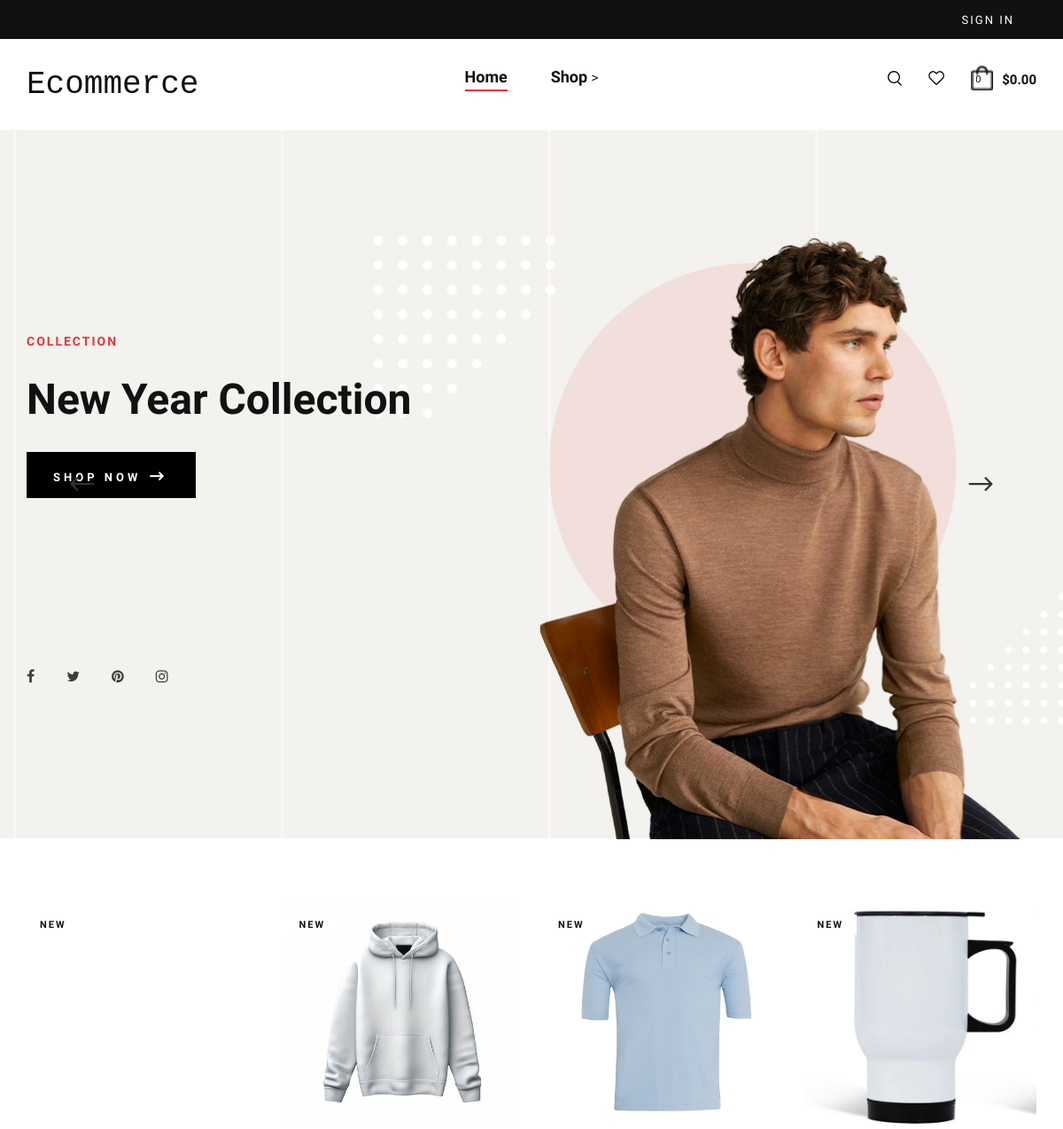
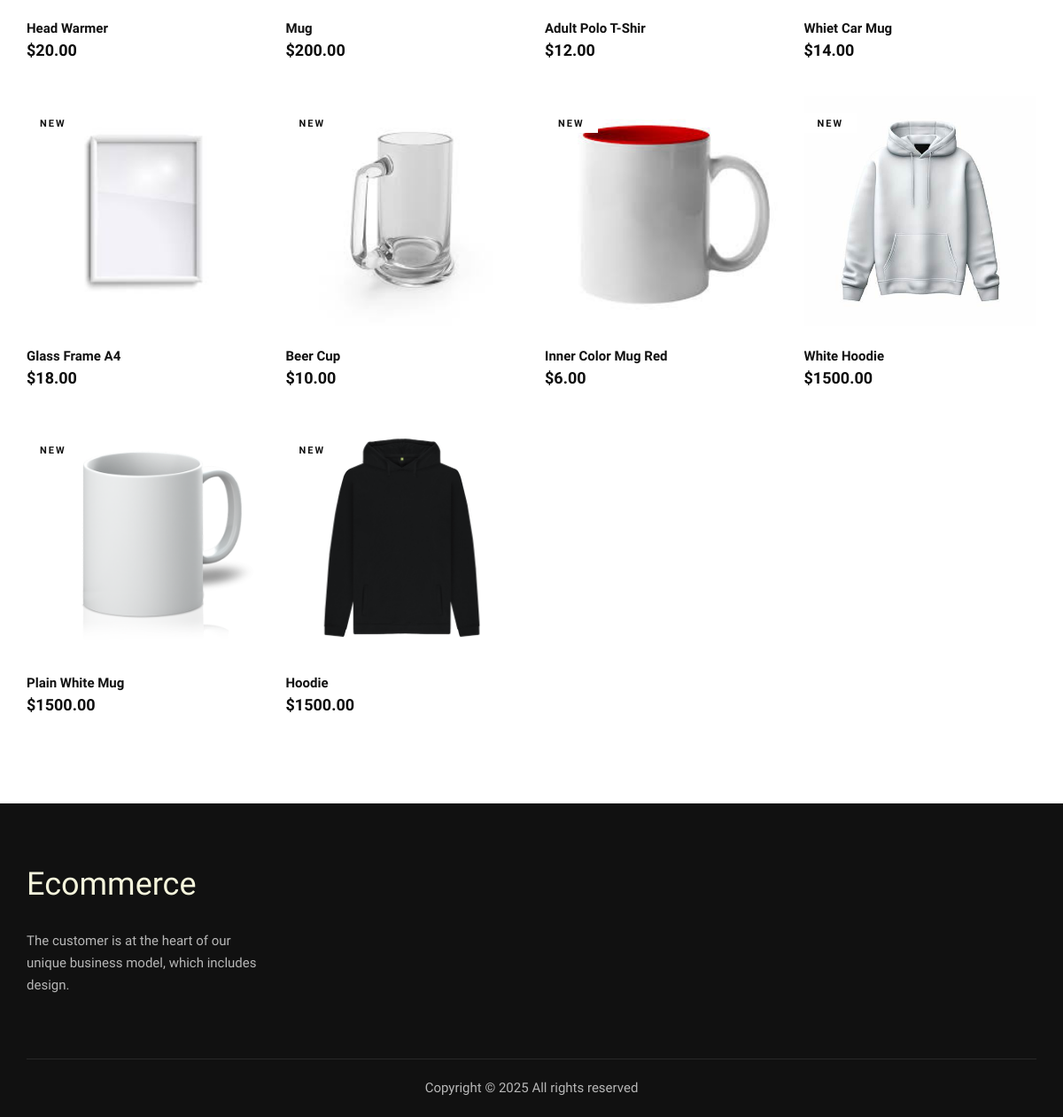
The page / on the database its author committed (2 pictures, top to bottom).
### products/models.py (models this page shows, shortened)
class Product(models.Model):
    name = models.CharField(max_length=255)
    description = models.TextField(null=True)
    price = models.DecimalField(max_digits=10, decimal_places=2)
    category = models.ForeignKey(Category, on_delete=models.CASCADE)
    customizable = models.BooleanField(default=True)
    image = models.ImageField(upload_to='images/')
    customizable_image = models.ImageField(upload_to='images/', null=True)
    stock = models.PositiveBigIntegerField()

### products/views.py (the view)
# urls.py: path('', views.index, name='index'),
def index(request):
    if request.method == 'POST':
        return shop(request)
    product = Product.objects.all().order_by('-id')
    return render(request, 'base/base.html', context={'products': product})

### products/templates/base/base.html (shortened to what this page needs)
<!DOCTYPE html>
<html lang="zxx">
<head>
    {% load static %}
    <link rel="stylesheet" href="{% static 'css/bootstrap.min.css' %}" type="text/css">
    <link rel="stylesheet" href="{% static 'css/font-awesome.min.css' %}" type="text/css">
    <link rel="stylesheet" href="{% static 'css/elegant-icons.css' %}" type="text/css">
    <link rel="stylesheet" href="{% static 'css/magnific-popup.css' %}" type="text/css">
    <link rel="stylesheet" href="{% static 'css/nice-select.css' %}" type="text/css">
    <link rel="stylesheet" href="{% static 'css/owl.carousel.min.css' %}" type="text/css">
    <link rel="stylesheet" href="{% static 'css/slicknav.min.css' %}" type="text/css">
    <link rel="stylesheet" href="{% static 'css/style.css' %}" type="text/css">
</head>
<body>
    <header class="header">
        <div class="header__top">
            <div class="container">
                <div class="row">
                    <div class="col-lg-6 col-md-7">
                    </div>
                    <div class="col-lg-6 col-md-5">
                        <div class="header__top__right">
                            <div class="header__top__links">
                                {% if user.is_authenticated %}
                                <a href="#">{{ user.username }}</a>
                                {% else %}
                                <a href="{% url 'login' %}"> Sign In</a>
                                {% endif %}
                            </div>
                        </div>
                    </div>
                </div>
            </div>
        </div>
        <div class="container">
            <div class="row">
                <div class="col-lg-3 col-md-3">
                    <div class="header__logo">
                        <a href="{% url 'index' %}"><h2 style="font-family: 'Courier New', Courier, monospace;">Ecommerce</h2></a>
                    </div>
                </div>
                <div class="col-lg-6 col-md-6">
                    <nav class="header__menu mobile-menu">
                        <ul>
                            <li class="active"><a href="{% url 'index' %}">Home</a></li>
                            <li><a href="{% url 'shop' %}">Shop</a></li>
>
                        </ul>
                    </nav>
                </div>
                <div class="col-lg-3 col-md-3">
                    <div class="header__nav__option">
                        <a href="#" class="search-switch"><img src="{% static 'img/icon/search.png' %}" alt=""></a>
                        <a href="#"><img src="{% static 'img/icon/heart.png' %}" alt=""></a>
                        <a href="{% url 'cart' %}"><img src="{% static 'img/icon/cart.png' %}" style="width: 25px;" alt=""> <span class="cart-count">0</span></a>
                        <div class="price">$0.00</div>
                    </div>
                </div>
            </div>
        </div>
    </header>
    {% block base %}
    <section class="hero">
        <div class="hero__slider owl-carousel">
            <div class="hero__items set-bg" data-setbg="{% static 'img/hero/hero-1.jpg' %}">
                <div class="container">
                    <div class="row">
                        <div class="col-xl-5 col-lg-7 col-md-8">
                            <div class="hero__text">
                                <h6>Collection</h6>
                                <h2>New Year Collection</h2>
                                <a href="{% url 'shop' %}" class="primary-btn">Shop now <span class="arrow_right"></span></a>
                                <div class="hero__social">
                                    <a href="#"><i class="fa fa-facebook"></i></a>
                                    <a href="#"><i class="fa fa-twitter"></i></a>
                                    <a href="#"><i class="fa fa-pinterest"></i></a>
                                    <a href="#"><i class="fa fa-instagram"></i></a>
                                </div>
                            </div>
                        </div>
                    </div>
                </div>
            </div>
        </div>
    </section>
<div style="padding: 10px;">
</div>
    <section class="product spad">
        <div class="container">
            <div class="row">
                <div class="col-lg-12">
                </div>
            </div>
            <div class="row product__filter">
                {% for product in  products %}
                <div class="col-lg-3 col-md-6 col-sm-6 col-md-6 col-sm-6 mix new-arrivals">
                    <a href="{% url 'product'  product.id  %}">
                    <div class="product__item">
                        <div class="product__item__pic set-bg" data-setbg="{{ product.image.url }}">
                            <span class="label">New</span>
                        </div>
                        <div class="product__item__text">
                            <h6>{{ product.name }}</h6>
                            <h5>${{ product.price }}</h5>
                        </div>
                    </div>
                </a>
                </div>
               {% endfor %}
            </div>
        </div>
    </section>
    {% endblock base %}
    <footer class="footer">
        <div class="container">
            <div class="row">
                <div class="col-lg-3 col-md-6 col-sm-6">
                    <div class="footer__about">
                        <div class="footer__logo">
                            <h2 style="color: beige;">Ecommerce</h2>
                        </div>
                        <p>The customer is at the heart of our unique business model, which includes design.</p>
                    </div>
                </div>
            </div>
            <div class="row">
                <div class="col-lg-12 text-center">
                    <div class="footer__copyright__text">
                        <p>Copyright ©
                            All rights reserved
                        </p>
                    </div>
                </div>
            </div>
        </div>
    </footer>
</body>
</html>

### rows shown on the page
Product: name "Head Warmer", price "20.00"
Product: name "Mug", price "200.00"
Product: shows a picture, name "Adult Polo T-Shir", price "12.00"
Product: shows a picture, name "Whiet Car Mug", price "14.00"
Product: shows a picture, name "Glass Frame A4", price "18.00"
Product: shows a picture, name "Beer Cup", price "10.00"
Product: shows a picture, name "Inner Color Mug Red", price "6.00"
Product: name "White Hoodie", price "1500.00"
Product: shows a picture, name "Plain White Mug", price "1500.00"
Product: shows a picture, name "Hoodie", price "1500.00"
